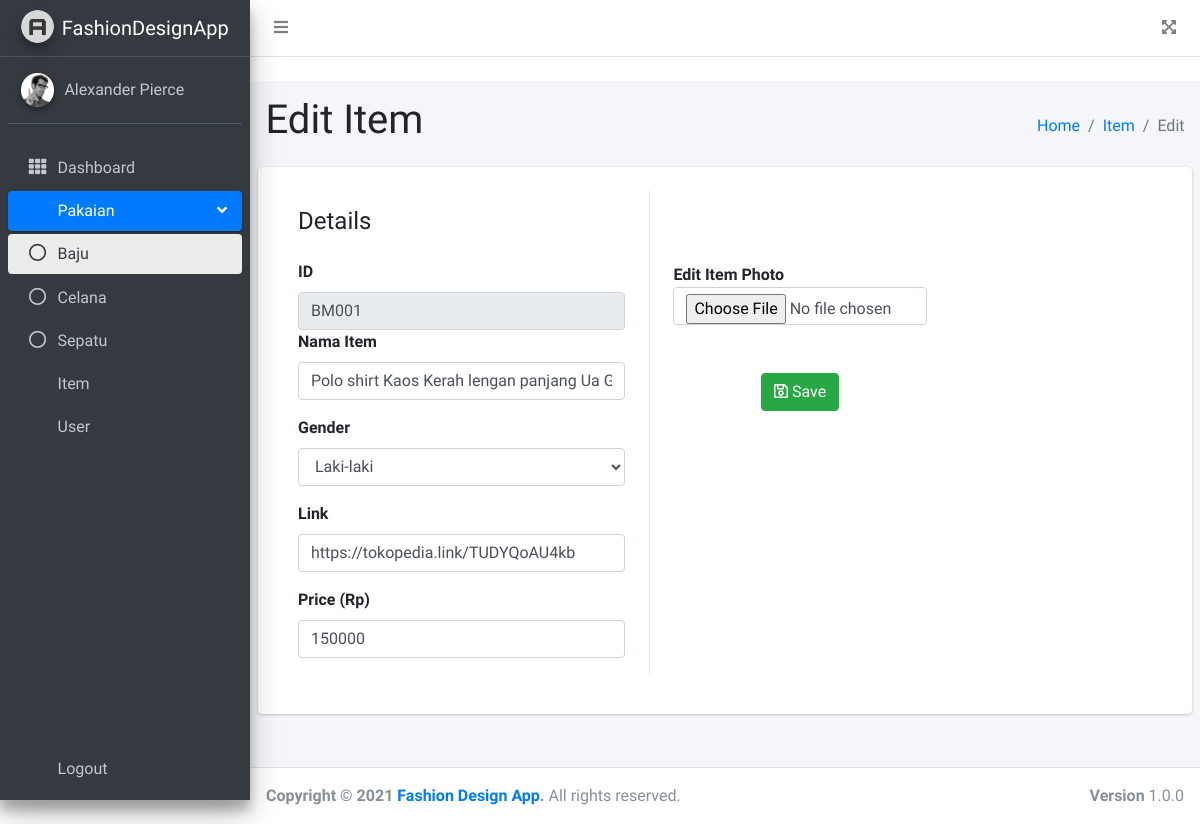
/admin/item/baju/edit?id=BM001, run on an earlier commit of the app's database.
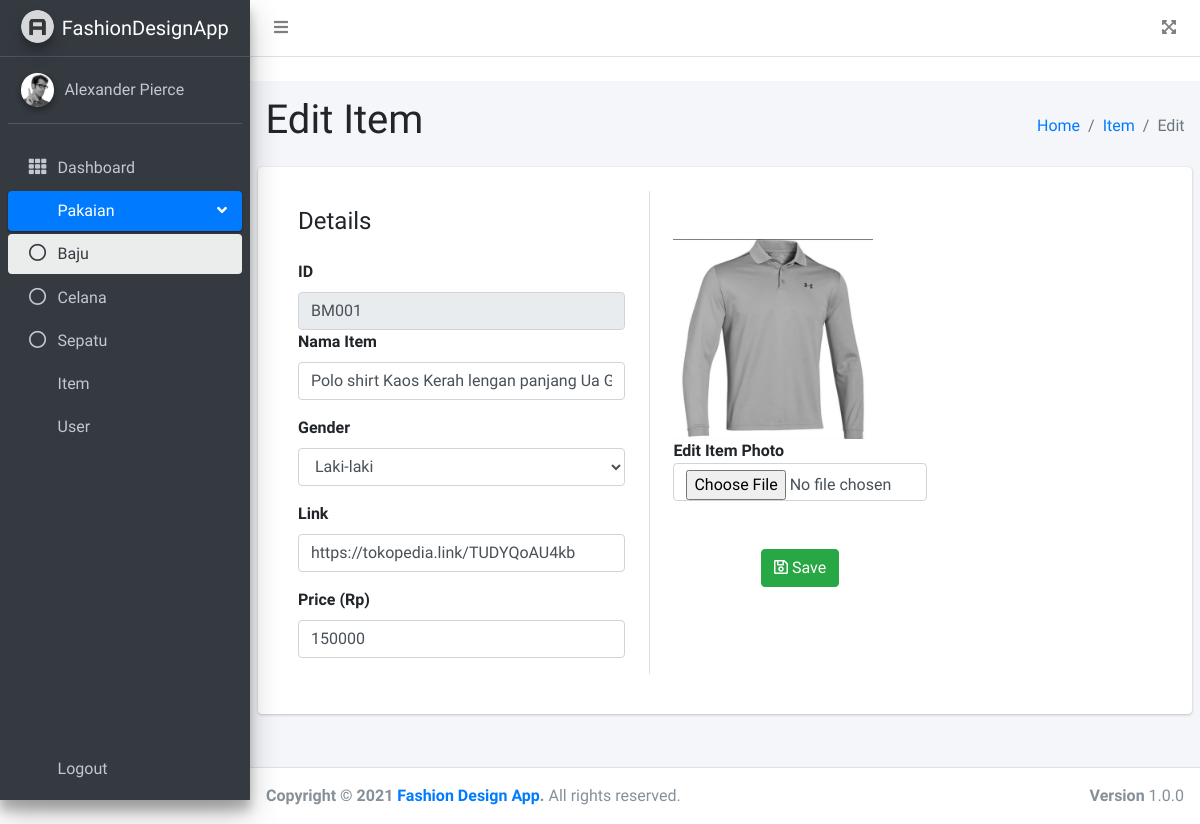
And on a later commit of the database.
### tables this page shows
CREATE TABLE `baju_man` (
  `id_baju_man` int(11) NOT NULL AUTO_INCREMENT,
  `nama` varchar(100) NOT NULL,
  `harga` int(11) NOT NULL,
  `gambar` varchar(255) NOT NULL,
  `link` varchar(255) NOT NULL,
  PRIMARY KEY (`id_baju_man`)
);

### app/models/Baju.php (called while the page is built, shortened)
<?php
$root = realpath($_SERVER["DOCUMENT_ROOT"]);
require_once "$root/app/config/Database.php";
class Baju
{
    private $table1 = 'baju_man';
    private $table2 = 'baju_woman';
    private $db;
    public function __construct()
    {
        $this->db = new Database;
    }
    public function getBajuById($data)
    {
        if ($data['identifier'] == 'BM') {
            $table = $this->table1;
            $col_id = 'id_baju_man';
        } else {
            $table = $this->table2;
            $col_id = 'id_baju_woman';
        }
        $this->db->query('SELECT *, ' . $col_id . ' as id FROM ' . $table . ' WHERE ' . $col_id . '=:id');
        $this->db->bind('id', $data['id']);
        return $this->db->single();
    }
}

### app/config/Database.php (called while the page is built, shortened)
<?php
class Database
{
	private $host = DB_HOST;
	private $user = DB_USER;
	private $pass = DB_PASS;
	private $dbnm = DB_NAME;
	private $dbh;
	private $stmt;
	public function __construct()
	{
		$dsn = 'mysql:host=' . $this->host . ';dbname=' . $this->dbnm;
		$option = [
			PDO::ATTR_PERSISTENT => true,
			PDO::ATTR_ERRMODE => PDO::ERRMODE_EXCEPTION
		];
		try {
			$this->dbh = new PDO($dsn, $this->user, $this->pass, $option);
		} catch (PDOException $e) {
			die($e->getMessage());
		}
	}
	public function query($query)
	{
		$this->stmt = $this->dbh->prepare($query);
	}
	public function bind($param, $value, $type = null)
	{
		if (is_null($type)) {
			switch (true) {
				case is_int($value):
					$type = PDO::PARAM_INT;
					break;
			}
		}
		$this->stmt->bindValue($param, $value, $type);
	}
	public function execute()
	{
		$this->stmt->execute();
	}
	public function single()
	{
		$this->execute();
		return $this->stmt->fetch(PDO::FETCH_ASSOC);
	}
}

### pages/admin/item/baju/edit.php (the view, shortened to what the changed rows need)
<?php
 $root = realpath($_SERVER["DOCUMENT_ROOT"]);
 $data['title'] = "Baju";
 $data['page'] =
   array(
     "item",
     "baju"
   );
 require_once "$root/app/views/admin/templates/header.php";
 require_once "$root/app/models/Baju.php";
 $baju = new Baju();
 $cari['identifier'] = substr($_GET['id'], 0, 2);
 $id = substr($_GET['id'], 2, 3);
 $cari['id'] = (int) $id;
 $data['items'] = $baju->getBajuById($cari);
 if ($cari['identifier'] == 'BM') {
   $data['items']['gender'] = 'Laki-laki';
 } else {
   $data['items']['gender'] = 'Perempuan';
 }
 ?>
<div class="content-wrapper">
  <section class="content-header">
    <div class="container-fluid">
      <div class="row mb-2">
        <div class="col-sm-6">
          <h1 style="font-size: 2.5rem!important;">Edit Item</h1>
        </div>
      </div>
    </div>
  </section>
  <section class="content">
    <div class="card p-4">
      <form method="POST" enctype="multipart/form-data" action="">
        <div class="row">
          <div class="col-md-5 border-right form-group">
            <div class="p-3 pb-2">
              <div class="row mt-2">
                <div class="col-md-12"><label class="labels">ID</label><input type="text" class="form-control " placeholder="ID Number" value="<?= sprintf($cari['identifier'] . '%03d', $data['items']['id'])  ?>" name="id_prod" maxlength="10" readonly>
                </div>
                <div class="col-md-12">
                  <label class="labels">Nama Item</label><input type="text" class="form-control " placeholder="Nama" value="<?= $data['items']['nama'] ?> " name="nama">
                </div>
              </div>
              <div class="row mt-3">
                <div class="col-md-12"><label class="labels">Link</label>
                  <input type="text" class="form-control " placeholder="Link" name="link" value="<?= $data['items']['link'] ?>" required>
                </div>
              </div>
              <div class="row mt-3">
                <div class="col-md-12"><label class="labels">Price (Rp)</label>
                  <input type="number" class="form-control " placeholder="Price" name="harga" maxlength="10" value="<?= $data['items']['harga'] ?>" required>
                </div>
              </div>
            </div>
          </div>
          <div class="col-md-4">
            <div class="p-3 py-5">
              <img src="<?= base_url ?>/uploads/<?= $data['items']['gambar'] ?>" alt="" srcset="" width="200px">
              <div class="form-group">
                <b>Edit Item Photo</b><br />
                <input type="file" class="form-control" name="gambar">
              </div>
              <div class="mt-5 text-center">
                <button class="btn btn-success profile-button" name="save_record" type="submit" value="save_record"><i class="far fa-save"></i> Save</button>
              </div>
            </div>
          </div>
        </div>
      </form>
    </div>
  </section>
</div>
<?php
 require_once "$root/app/views/admin/templates/footer.php";
 ?>

What changed in the data, as far as the page shows it:
changed baju_man "BM001": gambar: picture added
